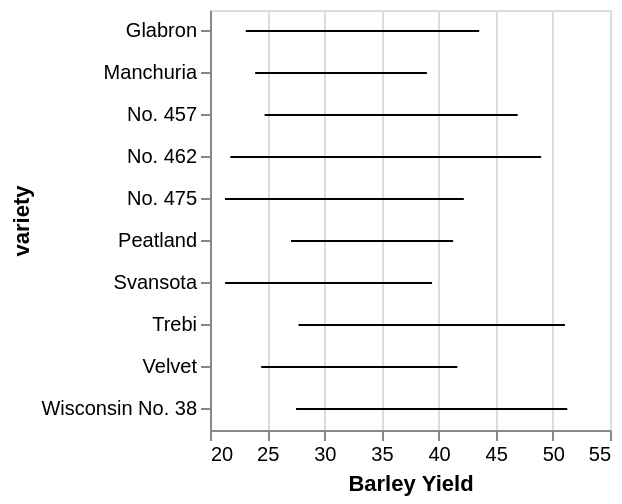

This figure's Vega-Lite source:
### Vega specification from a JSON file in a GitHub repository (floating-point values rounded to 4 significant figures)
{"$schema": "https://vega.github.io/schema/vega/v3.0.json", "autosize": "pad", "padding": 5, "width": 200, "style": "cell", "data": [{"name": "source_0", "values": [{"lower_yield": 23.13, "upper_yield": 43.55, "variety": "Glabron"}, {"lower_yield": 23.95, "upper_yield": 38.98, "variety": "Manchuria"}, {"lower_yield": 24.78, "upper_yield": 46.92, "variety": "No. 457"}, {"lower_yield": 21.78, "upper_yield": 48.97, "variety": "No. 462"}, {"lower_yield": 21.31, "upper_yield": 42.21, "variety": "No. 475"}, {"lower_yield": 27.09, "upper_yield": 41.27, "variety": "Peatland"}, {"lower_yield": 21.32, "upper_yield": 39.43, "variety": "Svansota"}, {"lower_yield": 27.74, "upper_yield": 51.06, "variety": "Trebi"}, {"lower_yield": 24.48, "upper_yield": 41.64, "variety": "Velvet"}, {"lower_yield": 27.53, "upper_yield": 51.26, "variety": "Wisconsin No. 38"}]}, {"name": "data_0", "source": "source_0", "transform": [{"type": "formula", "expr": "datum.upper_yield", "as": "lower_upper_yield"}, {"type": "formula", "expr": "datum.lower_yield", "as": "upper_upper_yield"}, {"type": "filter", "expr": "datum[\"lower_upper_yield\"] !== null && !isNaN(datum[\"lower_upper_yield\"])"}]}], "signals": [{"name": "y_step", "value": 21}, {"name": "height", "update": "bandspace(domain('y').length, 0.1, 0.05) * y_step"}], "marks": [{"name": "layer_0_layer_0_marks", "type": "rule", "style": ["rule", "errorbar-rule"], "from": {"data": "data_0"}, "encode": {"update": {"stroke": {"value": "black"}, "x": {"scale": "x", "field": "lower_upper_yield"}, "y": {"scale": "y", "field": "variety", "band": 0.5}, "x2": {"scale": "x", "field": "upper_upper_yield"}}}}], "scales": [{"name": "x", "type": "linear", "domain": {"data": "data_0", "fields": ["lower_upper_yield", "upper_upper_yield"]}, "range": [0, {"signal": "width"}], "zero": false, "nice": true}, {"name": "y", "type": "band", "domain": {"data": "data_0", "field": "variety", "sort": true}, "range": {"step": {"signal": "y_step"}}, "paddingInner": 0.1, "paddingOuter": 0.05}], "axes": [{"scale": "x", "orient": "bottom", "title": "Barley Yield", "labelFlush": true, "labelOverlap": true, "tickCount": {"signal": "ceil(width/40)"}, "zindex": 1}, {"scale": "x", "orient": "bottom", "grid": true, "tickCount": {"signal": "ceil(width/40)"}, "gridScale": "y", "domain": false, "labels": false, "maxExtent": 0, "minExtent": 0, "ticks": false, "zindex": 0}, {"scale": "y", "orient": "left", "title": "variety", "labelOverlap": true, "zindex": 1}], "config": {"axisY": {"minExtent": 30}}}
